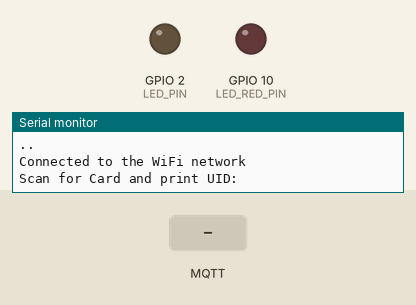
This sketch was run on a simulated ESP8266 (NodeMCU). On the bench: output pins drawn as LEDs (lit = HIGH), the last lines printed to the serial monitor. The inputs (shaded band) are chosen by the test bench. WiFi joins after 1.5 s; servers stay silent unless stated; no MQTT or app messages arrive unless stated.

Above: at 3.5 s.
3.6 s: MQTT message "VALID" arrives on the first subscribed topic
At 4.7 s:
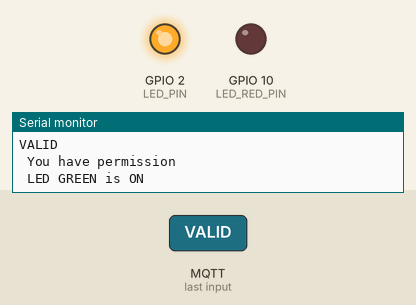
5.1 s: MQTT message "1" arrives on the first subscribed topic
At 5.7 s:
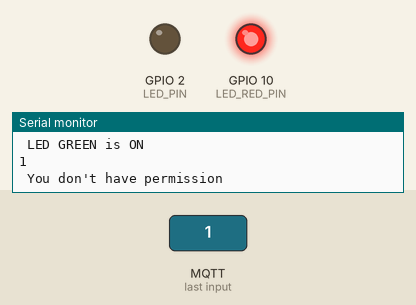
Timing chart, 0 to 8.1 s (numbered marks = the images above; inputs shaded):
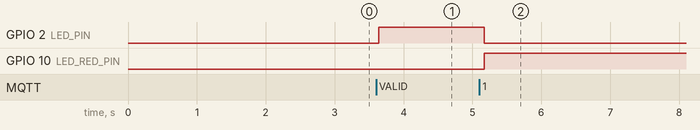

The sketch:

MQTT.ino
```cpp
    //Badiei
    #include <ESP8266WiFi.h>
    #include <PubSubClient.h>
    #include <SPI.h>
    #include "MFRC522.h"

    #define RST_PIN  5
    #define SS_PIN  4
    #define LED_PIN 2
    #define LED_RED_PIN 10

    MFRC522 mfrc522(SS_PIN, RST_PIN);

    // Connection info.
    const char* ssid = "Matrix";
    const char* password =  "60428721";
    const char* mqttServer = "192.168.1.7";
    const int mqttPort = 1883;
    const char* clientID = "";
    const char* channelName = "testTopic1";
    WiFiClient MQTTclient;

    PubSubClient client(MQTTclient);
    void callback(char* topic, byte* payload, unsigned int length) {
      String payload_buff;
      for (int i=0;i<length;i++) {
        payload_buff = payload_buff+String((char)payload[i]);
      }
      Serial.println(payload_buff); // Print out messages.
      if(payload_buff)
        LedHandler(payload_buff);
    }
    long lastReconnectAttempt = 0;
    boolean reconnect() {
      if (client.connect(clientID)) {
        client.subscribe(channelName); // Subscribe.
      }
      return client.connected();
    }
    void setup() {
      Serial.begin(9600);

      delay(250);
      pinMode(LED_PIN, OUTPUT);
      pinMode(LED_RED_PIN, OUTPUT);
      SPI.begin();
      mfrc522.PCD_Init();

      Serial.println("Attempting to connect...");
      WiFi.begin(ssid, password); // Connect to WiFi.
       while (WiFi.status() != WL_CONNECTED) {
       delay(1000);
      Serial.print(".");
      }
      Serial.println();
      Serial.println("Connected to the WiFi network");
      client.setServer(mqttServer, mqttPort); // Connect to PubNub.
      client.setCallback(callback);
      lastReconnectAttempt = 0;
      Serial.println(F("Scan for Card and print UID:"));
    }
    void loop() {
      if (!client.connected()) {
        long now = millis();
        if (now - lastReconnectAttempt > 1000) { // Try to reconnect.
          lastReconnectAttempt = now;
          if (reconnect()) { // Attempt to reconnect.
            lastReconnectAttempt = 0;
          }
        }
      } else { // Connected.
        client.loop();
        client.subscribe(channelName);
        if ( ! mfrc522.PICC_IsNewCardPresent()) {
          delay(50);
          return;
        }

        if ( ! mfrc522.PICC_ReadCardSerial()) {
          delay(50);
          return;
        }

        // UID of tag
        Serial.print(F("UID of tag :"));

        //DisplayUIDHEX(mfrc522.uid.uidByte, mfrc522.uid.size,client);

        String str= "";
        for (int i = mfrc522.uid.size - 1; i >= 0; i--) {
          Serial.print(mfrc522.uid.uidByte[i] < 0x10 ? " 0" : " ");
          Serial.print(mfrc522.uid.uidByte[i], HEX);
          str.concat(String(mfrc522.uid.uidByte[i] < 0x10 ? " 0" : " "));
          str.concat(String(mfrc522.uid.uidByte[i], HEX));
        }
        str.toUpperCase();

        client.publish("testTopic",str.c_str()); // Publish message.
        delay(1200);

        Serial.println();

      }
    }


    void LedHandler(String payload_buff) {

      if (payload_buff == "VALID")
      {
        Serial.println(" You have permission ");
        digitalWrite(LED_PIN,HIGH); //turn led on
        digitalWrite(LED_RED_PIN,LOW); //turn led on
        delay(1000);
        Serial.println(" LED GREEN is ON ");
      }

      else   {
        Serial.println(" You don't have permission ");
        digitalWrite(LED_PIN,LOW); //turn led on
        digitalWrite(LED_RED_PIN,HIGH);
        delay(1000);
        Serial.println(" LED RED is ON ");  }

    }
```

Measured:
- after the input at 3.6 s, GPIO 2 (LED_PIN): LOW → HIGH at once
- after the input at 5.1 s, GPIO 2 (LED_PIN): HIGH → LOW after 0.07 s; GPIO 10 (LED_RED_PIN): LOW → HIGH after 0.07 s
